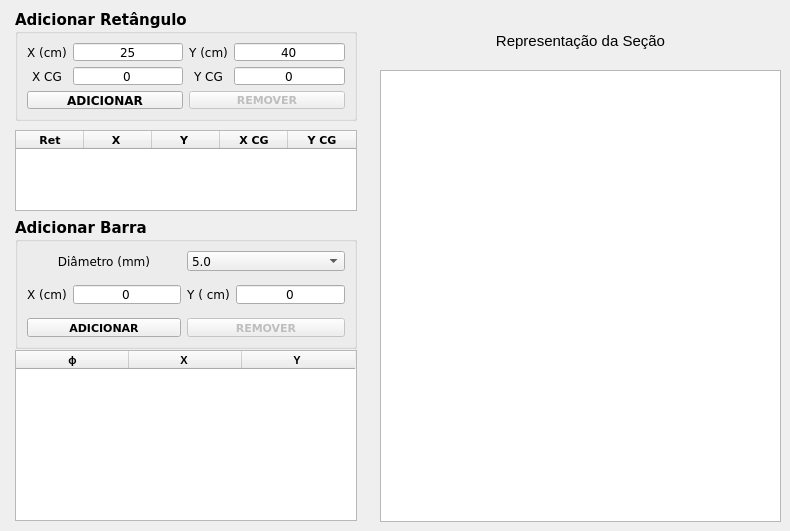
    <widget class="QWidget" name="tab_sec">
     <attribute name="title">
      <string>Seção Transversal</string>
     </attribute>
     <widget class="QGroupBox" name="groupAddRet">
      <property name="geometry">
       <rect>
        <x>15</x>
        <y>10</y>
        <width>342</width>
        <height>111</height>
       </rect>
      </property>
      <property name="font">
       <font>
        <family>Verdana</family>
        <pointsize>11</pointsize>
        <weight>75</weight>
        <italic>false</italic>
        <bold>true</bold>
        <underline>false</underline>
        <strikeout>false</strikeout>
        <kerning>true</kerning>
       </font>
      </property>
      <property name="title">
       <string>Adicionar Retângulo</string>
      </property>
      <layout class="QGridLayout" name="gridLayout_8">
       <item row="2" column="0" colspan="2">
        <widget class="QPushButton" name="pushButtonAddRet">
         <property name="font">
          <font>
           <family>Verdana</family>
           <pointsize>9</pointsize>
           <weight>75</weight>
           <italic>false</italic>
           <bold>true</bold>
           <underline>false</underline>
           <strikeout>false</strikeout>
           <kerning>true</kerning>
          </font>
         </property>
         <property name="text">
          <string>ADICIONAR</string>
         </property>
        </widget>
       </item>
       <item row="0" column="2">
        <widget class="QLabel" name="labelYRet">
         <property name="enabled">
          <bool>true</bool>
         </property>
         <property name="font">
          <font>
           <family>Verdana</family>
           <pointsize>9</pointsize>
           <weight>50</weight>
           <italic>false</italic>
           <bold>false</bold>
           <underline>false</underline>
           <strikeout>false</strikeout>
           <kerning>true</kerning>
          </font>
         </property>
         <property name="text">
          <string>Y (cm)</string>
         </property>
         <property name="alignment">
          <set>Qt::AlignCenter</set>
         </property>
        </widget>
       </item>
       <item row="0" column="3">
        <widget class="QLineEdit" name="lineYRet">
         <property name="enabled">
          <bool>true</bool>
         </property>
         <property name="font">
          <font>
           <family>Verdana</family>
           <pointsize>9</pointsize>
           <weight>50</weight>
           <italic>false</italic>
           <bold>false</bold>
           <underline>false</underline>
           <strikeout>false</strikeout>
           <kerning>true</kerning>
          </font>
         </property>
         <property name="text">
          <string>40</string>
         </property>
         <property name="alignment">
          <set>Qt::AlignCenter</set>
         </property>
         <property name="placeholderText">
          <string/>
         </property>
         <property name="clearButtonEnabled">
          <bool>false</bool>
         </property>
        </widget>
       </item>
       <item row="2" column="2" colspan="2">
        <widget class="QPushButton" name="pushButtonRemRet">
         <property name="enabled">
          <bool>false</bool>
         </property>
         <property name="font">
          <font>
           <family>Verdana</family>
           <pointsize>8</pointsize>
           <weight>75</weight>
           <italic>false</italic>
           <bold>true</bold>
           <underline>false</underline>
           <strikeout>false</strikeout>
           <kerning>true</kerning>
          </font>
         </property>
         <property name="text">
          <string>REMOVER</string>
         </property>
        </widget>
       </item>
       <item row="0" column="0">
        <widget class="QLabel" name="labelXRet">
         <property name="maximumSize">
          <size>
           <width>60</width>
           <height>40</height>
          </size>
         </property>
         <property name="font">
          <font>
           <family>Verdana</family>
           <pointsize>9</pointsize>
           <weight>50</weight>
           <italic>false</italic>
           <bold>false</bold>
           <underline>false</underline>
           <strikeout>false</strikeout>
           <kerning>true</kerning>
          </font>
         </property>
         <property name="text">
          <string>X (cm)</string>
         </property>
         <property name="alignment">
          <set>Qt::AlignCenter</set>
         </property>
        </widget>
       </item>
       <item row="1" column="1">
        <widget class="QLineEdit" name="lineXCg">
         <property name="enabled">
          <bool>true</bool>
         </property>
         <property name="font">
          <font>
           <family>Verdana</family>
           <pointsize>9</pointsize>
           <weight>50</weight>
           <italic>false</italic>
           <bold>false</bold>
           <underline>false</underline>
           <strikeout>false</strikeout>
           <kerning>true</kerning>
          </font>
         </property>
         <property name="text">
          <string>0</string>
         </property>
         <property name="alignment">
          <set>Qt::AlignCenter</set>
         </property>
         <property name="placeholderText">
          <string/>
         </property>
         <property name="clearButtonEnabled">
          <bool>false</bool>
         </property>
        </widget>
       </item>
       <item row="1" column="2">
        <widget class="QLabel" name="labelYCg">
         <property name="enabled">
          <bool>true</bool>
         </property>
         <property name="font">
          <font>
           <family>Verdana</family>
           <pointsize>9</pointsize>
           <weight>50</weight>
           <italic>false</italic>
           <bold>false</bold>
           <underline>false</underline>
           <strikeout>false</strikeout>
           <kerning>true</kerning>
          </font>
         </property>
         <property name="text">
          <string>Y CG</string>
         </property>
         <property name="alignment">
          <set>Qt::AlignCenter</set>
         </property>
        </widget>
       </item>
       <item row="0" column="1">
        <widget class="QLineEdit" name="lineXRet">
         <property name="enabled">
          <bool>true</bool>
         </property>
         <property name="font">
          <font>
           <family>Verdana</family>
           <pointsize>9</pointsize>
           <weight>50</weight>
           <italic>false</italic>
           <bold>false</bold>
           <underline>false</underline>
           <strikeout>false</strikeout>
           <kerning>true</kerning>
          </font>
         </property>
         <property name="text">
          <string>25</string>
         </property>
         <property name="alignment">
          <set>Qt::AlignCenter</set>
         </property>
         <property name="placeholderText">
          <string/>
         </property>
         <property name="clearButtonEnabled">
          <bool>false</bool>
         </property>
        </widget>
       </item>
       <item row="1" column="0">
        <widget class="QLabel" name="labelXCg">
         <property name="maximumSize">
          <size>
           <width>60</width>
           <height>40</height>
          </size>
         </property>
         <property name="font">
          <font>
           <family>Verdana</family>
           <pointsize>9</pointsize>
           <weight>50</weight>
           <italic>false</italic>
           <bold>false</bold>
           <underline>false</underline>
           <strikeout>false</strikeout>
           <kerning>true</kerning>
          </font>
         </property>
         <property name="text">
          <string>X CG</string>
         </property>
         <property name="alignment">
          <set>Qt::AlignCenter</set>
         </property>
        </widget>
       </item>
       <item row="1" column="3">
        <widget class="QLineEdit" name="lineYCg">
         <property name="enabled">
          <bool>true</bool>
         </property>
         <property name="font">
          <font>
           <family>Verdana</family>
           <pointsize>9</pointsize>
           <weight>50</weight>
           <italic>false</italic>
           <bold>false</bold>
           <underline>false</underline>
           <strikeout>false</strikeout>
           <kerning>true</kerning>
          </font>
         </property>
         <property name="text">
          <string>0</string>
         </property>
         <property name="alignment">
          <set>Qt::AlignCenter</set>
         </property>
         <property name="placeholderText">
          <string/>
         </property>
         <property name="clearButtonEnabled">
          <bool>false</bool>
         </property>
        </widget>
       </item>
      </layout>
     </widget>
     <widget class="QGroupBox" name="groupAddBar">
      <property name="geometry">
       <rect>
        <x>15</x>
        <y>218</y>
        <width>342</width>
        <height>131</height>
       </rect>
      </property>
      <property name="font">
       <font>
        <family>Verdana</family>
        <pointsize>11</pointsize>
        <weight>75</weight>
        <italic>false</italic>
        <bold>true</bold>
        <underline>false</underline>
        <strikeout>false</strikeout>
        <kerning>true</kerning>
       </font>
      </property>
      <property name="title">
       <string>Adicionar Barra</string>
      </property>
      <layout class="QGridLayout" name="gridLayout_9">
       <property name="verticalSpacing">
        <number>14</number>
       </property>
       <item row="1" column="2">
        <widget class="QLabel" name="labelYBar">
         <property name="minimumSize">
          <size>
           <width>0</width>
           <height>0</height>
          </size>
         </property>
         <property name="font">
          <font>
           <family>Verdana</family>
           <pointsize>9</pointsize>
           <weight>50</weight>
           <italic>false</italic>
           <bold>false</bold>
           <underline>false</underline>
           <strikeout>false</strikeout>
           <kerning>true</kerning>
          </font>
         </property>
         <property name="text">
          <string>Y ( cm)</string>
         </property>
         <property name="alignment">
          <set>Qt::AlignCenter</set>
         </property>
        </widget>
       </item>
       <item row="2" column="0" colspan="2">
        <widget class="QPushButton" name="pushButtonAddBar">
         <property name="font">
          <font>
           <family>Verdana</family>
           <pointsize>8</pointsize>
           <weight>75</weight>
           <italic>false</italic>
           <bold>true</bold>
           <underline>false</underline>
           <strikeout>false</strikeout>
           <kerning>true</kerning>
          </font>
         </property>
         <property name="text">
          <string>ADICIONAR</string>
         </property>
        </widget>
       </item>
       <item row="1" column="3">
        <widget class="QLineEdit" name="lineYBar">
         <property name="enabled">
          <bool>true</bool>
         </property>
         <property name="font">
          <font>
           <family>Verdana</family>
           <pointsize>9</pointsize>
           <weight>50</weight>
           <italic>false</italic>
           <bold>false</bold>
           <underline>false</underline>
           <strikeout>false</strikeout>
           <kerning>true</kerning>
          </font>
         </property>
         <property name="text">
          <string>0</string>
         </property>
         <property name="alignment">
          <set>Qt::AlignCenter</set>
         </property>
         <property name="placeholderText">
          <string/>
         </property>
         <property name="clearButtonEnabled">
          <bool>false</bool>
         </property>
        </widget>
       </item>
       <item row="0" column="0" colspan="2">
        <widget class="QLabel" name="labelDiam">
         <property name="font">
          <font>
           <family>Verdana</family>
           <pointsize>9</pointsize>
           <weight>50</weight>
           <italic>false</italic>
           <bold>false</bold>
           <underline>false</underline>
           <strikeout>false</strikeout>
           <kerning>true</kerning>
          </font>
         </property>
         <property name="text">
          <string>Diâmetro (mm)</string>
         </property>
         <property name="alignment">
          <set>Qt::AlignCenter</set>
         </property>
        </widget>
       </item>
       <item row="1" column="0">
        <widget class="QLabel" name="labelXBar">
         <property name="minimumSize">
          <size>
           <width>0</width>
           <height>0</height>
          </size>
         </property>
         <property name="font">
          <font>
           <family>Verdana</family>
           <pointsize>9</pointsize>
           <weight>50</weight>
           <italic>false</italic>
           <bold>false</bold>
           <underline>false</underline>
           <strikeout>false</strikeout>
           <kerning>true</kerning>
          </font>
         </property>
         <property name="text">
          <string>X (cm)</string>
         </property>
         <property name="alignment">
          <set>Qt::AlignCenter</set>
         </property>
        </widget>
       </item>
       <item row="2" column="2" colspan="2">
        <widget class="QPushButton" name="pushButtonRemBar">
         <property name="enabled">
          <bool>false</bool>
         </property>
         <property name="font">
          <font>
           <family>Verdana</family>
           <pointsize>8</pointsize>
           <weight>75</weight>
           <italic>false</italic>
           <bold>true</bold>
           <underline>false</underline>
           <strikeout>false</strikeout>
           <kerning>true</kerning>
          </font>
         </property>
         <property name="text">
          <string>REMOVER</string>
         </property>
        </widget>
       </item>
       <item row="1" column="1">
        <widget class="QLineEdit" name="lineXBar">
         <property name="enabled">
          <bool>true</bool>
         </property>
         <property name="font">
          <font>
           <family>Verdana</family>
           <pointsize>9</pointsize>
           <weight>50</weight>
           <italic>false</italic>
           <bold>false</bold>
           <underline>false</underline>
           <strikeout>false</strikeout>
           <kerning>true</kerning>
          </font>
         </property>
         <property name="text">
          <string>0</string>
         </property>
         <property name="alignment">
          <set>Qt::AlignCenter</set>
         </property>
         <property name="placeholderText">
          <string/>
         </property>
         <property name="clearButtonEnabled">
          <bool>false</bool>
         </property>
        </widget>
       </item>
       <item row="0" column="2" colspan="2">
        <widget class="QComboBox" name="comboDiam">
         <property name="enabled">
          <bool>true</bool>
         </property>
         <property name="sizePolicy">
          <sizepolicy hsizetype="Preferred" vsizetype="Fixed">
           <horstretch>0</horstretch>
           <verstretch>0</verstretch>
          </sizepolicy>
         </property>
         <property name="font">
          <font>
           <family>Verdana</family>
           <pointsize>9</pointsize>
           <weight>50</weight>
           <italic>false</italic>
           <bold>false</bold>
           <underline>false</underline>
           <strikeout>false</strikeout>
           <kerning>true</kerning>
          </font>
         </property>
         <property name="layoutDirection">
          <enum>Qt::LeftToRight</enum>
         </property>
         <property name="currentText">
          <string>5.0</string>
         </property>
         <item>
          <property name="text">
           <string>5.0</string>
          </property>
         </item>
         <item>
          <property name="text">
           <string>6.3</string>
          </property>
         </item>
         <item>
          <property name="text">
           <string>8.0</string>
          </property>
         </item>
         <item>
          <property name="text">
           <string>10.0</string>
          </property>
         </item>
         <item>
          <property name="text">
           <string>12.5</string>
          </property>
         </item>
         <item>
          <property name="text">
           <string>16.0</string>
          </property>
         </item>
         <item>
          <property name="text">
           <string>20.0</string>
          </property>
         </item>
         <item>
          <property name="text">
           <string>25.0</string>
          </property>
         </item>
         <item>
          <property name="text">
           <string>32.0</string>
          </property>
         </item>
         <item>
          <property name="text">
           <string>40.0</string>
          </property>
         </item>
        </widget>
       </item>
      </layout>
     </widget>
     <widget class="QTableWidget" name="tableRet">
      <property name="geometry">
       <rect>
        <x>15</x>
        <y>130</y>
        <width>342</width>
        <height>81</height>
       </rect>
      </property>
      <property name="font">
       <font>
        <family>Verdana</family>
        <pointsize>8</pointsize>
        <weight>75</weight>
        <italic>false</italic>
        <bold>true</bold>
        <underline>false</underline>
        <strikeout>false</strikeout>
        <kerning>true</kerning>
       </font>
      </property>
      <property name="frameShape">
       <enum>QFrame::StyledPanel</enum>
      </property>
      <property name="frameShadow">
       <enum>QFrame::Sunken</enum>
      </property>
      <property name="alternatingRowColors">
       <bool>true</bool>
      </property>
      <property name="showGrid">
       <bool>true</bool>
      </property>
      <attribute name="horizontalHeaderCascadingSectionResizes">
       <bool>false</bool>
      </attribute>
      <attribute name="horizontalHeaderMinimumSectionSize">
       <number>20</number>
      </attribute>
      <attribute name="horizontalHeaderDefaultSectionSize">
       <number>68</number>
      </attribute>
      <attribute name="horizontalHeaderShowSortIndicator" stdset="0">
       <bool>false</bool>
      </attribute>
      <attribute name="verticalHeaderMinimumSectionSize">
       <number>20</number>
      </attribute>
      <attribute name="verticalHeaderDefaultSectionSize">
       <number>20</number>
      </attribute>
      <column>
       <property name="text">
        <string>Ret</string>
       </property>
      </column>
      <column>
       <property name="text">
        <string>X </string>
       </property>
      </column>
      <column>
       <property name="text">
        <string>Y </string>
       </property>
      </column>
      <column>
       <property name="text">
        <string>X CG</string>
       </property>
      </column>
      <column>
       <property name="text">
        <string>Y CG</string>
       </property>
      </column>
     </widget>
     <widget class="QTableWidget" name="tableAco">
      <property name="geometry">
       <rect>
        <x>15</x>
        <y>350</y>
        <width>342</width>
        <height>171</height>
       </rect>
      </property>
      <property name="font">
       <font>
        <family>Segoe UI</family>
        <pointsize>8</pointsize>
        <weight>75</weight>
        <italic>false</italic>
        <bold>true</bold>
        <underline>false</underline>
        <strikeout>false</strikeout>
        <kerning>true</kerning>
       </font>
      </property>
      <property name="styleSheet">
       <string notr="true">selection-color: rgb(95, 46, 255);</string>
      </property>
      <property name="frameShape">
       <enum>QFrame::StyledPanel</enum>
      </property>
      <property name="frameShadow">
       <enum>QFrame::Sunken</enum>
      </property>
      <property name="alternatingRowColors">
       <bool>true</bool>
      </property>
      <property name="showGrid">
       <bool>true</bool>
      </property>
      <attribute name="horizontalHeaderCascadingSectionResizes">
       <bool>false</bool>
      </attribute>
      <attribute name="horizontalHeaderMinimumSectionSize">
       <number>20</number>
      </attribute>
      <attribute name="horizontalHeaderDefaultSectionSize">
       <number>113</number>
      </attribute>
      <attribute name="horizontalHeaderShowSortIndicator" stdset="0">
       <bool>false</bool>
      </attribute>
      <attribute name="verticalHeaderMinimumSectionSize">
       <number>20</number>
      </attribute>
      <attribute name="verticalHeaderDefaultSectionSize">
       <number>20</number>
      </attribute>
      <column>
       <property name="text">
        <string>ϕ</string>
       </property>
       <property name="font">
        <font>
         <weight>75</weight>
         <bold>true</bold>
        </font>
       </property>
      </column>
      <column>
       <property name="text">
        <string>X </string>
       </property>
       <property name="font">
        <font>
         <weight>75</weight>
         <bold>true</bold>
        </font>
       </property>
      </column>
      <column>
       <property name="text">
        <string>Y </string>
       </property>
       <property name="font">
        <font>
         <weight>75</weight>
         <bold>true</bold>
        </font>
       </property>
      </column>
     </widget>
     <widget class="QGraphicsView" name="graphicsSecao">
      <property name="geometry">
       <rect>
        <x>380</x>
        <y>70</y>
        <width>401</width>
        <height>452</height>
       </rect>
      </property>
     </widget>
     <widget class="QLabel" name="labelReprSec">
      <property name="geometry">
       <rect>
        <x>380</x>
        <y>20</y>
        <width>401</width>
        <height>41</height>
       </rect>
      </property>
      <property name="font">
       <font>
        <pointsize>11</pointsize>
       </font>
      </property>
      <property name="text">
       <string>Representação da Seção</string>
      </property>
      <property name="alignment">
       <set>Qt::AlignCenter</set>
      </property>
     </widget>
    </widget>
